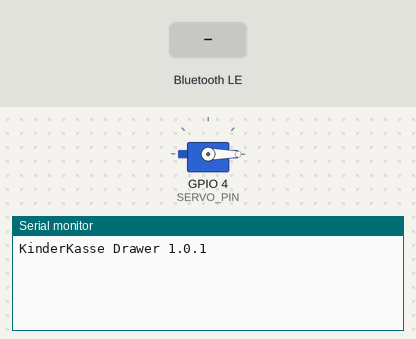
Bench run of a sketch on a simulated ESP32-C3. Parts: servo, the last lines printed to the serial monitor. Inputs (shaded band) come from the test bench. WiFi joins after 1.5 s; servers stay silent unless stated; EEPROM starts erased; nothing arrives over Bluetooth unless stated; a phone connects over Bluetooth LE 3 s after start.

Above: at 3.0 s.
3.1 s: Bluetooth LE write "OPEN" received
At 3.36 s:
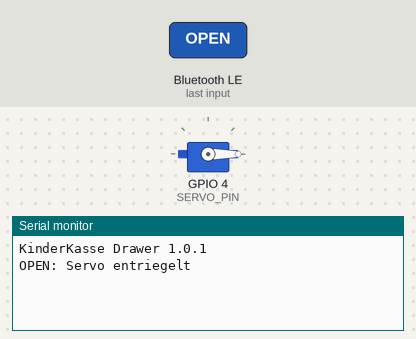
At 4.9 s:
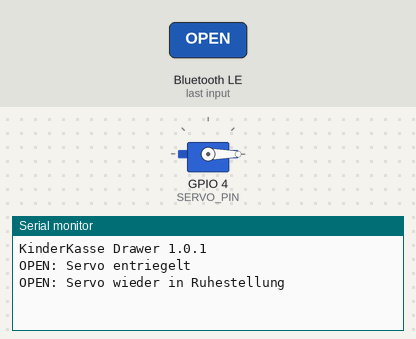

The sketch:

KinderKasseDrawer.ino
```cpp
/*
  KinderKasse Kassenschublade – ESP32-C3 + SG90
  ================================================

  Arduino IDE – benötigte Libraries (Bibliotheksverwalter):
    - NimBLE-Arduino
    - WiFiManager
    - ESP32Servo

  Board in Arduino IDE:
    - ESP32C3 Dev Module (für ESP32-C3 SuperMini)
    - USB CDC On Boot: Enabled, falls vom Board-Menü angeboten

  SG90 Anschluss:
    - Rot: 5 V externe/stabile Versorgung
    - Braun/Schwarz: GND
    - Orange/Gelb: Signal an SERVO_PIN (Standard GPIO4)
    - ESP32-GND und Servo-GND müssen verbunden sein.
    - Empfohlen: 470–1000 uF Elko nahe am Servo zwischen 5 V und GND.

  Die Winkel werden direkt unten im Code eingestellt:
    SERVO_CLOSED_DEG = Verriegelungs-/Ruhestellung
    SERVO_OPEN_DEG   = Entriegelungsstellung
    OPEN_HOLD_MS     = Zeit in Entriegelungsstellung

  Für den ersten Mechaniktest den Servoarm möglichst noch nicht fest montieren.
  So können die Winkel gefahrlos angepasst werden.

  Betriebsarten:
    - Android lokal: BLE-Gerät "KasseDrawer"
    - Docker: WLAN + /api/drawer/command

  Serieller Monitor: 115200 Baud.

  Diese Datei ist der Arduino-IDE-Hauptsketch.
*/

#include <Arduino.h>
#include <WiFi.h>
#include <HTTPClient.h>
#include <WiFiClientSecure.h>
#include <WiFiManager.h>
#include <Preferences.h>
#include <NimBLEDevice.h>
#include <ESP32Servo.h>

static const char *FW_VERSION = "1.0.1";
static const char *BLE_NAME = "KasseDrawer";
static NimBLEUUID SERVICE_UUID("7a0f2001-1b55-4e2a-9c2e-9a6b9f3a2c10");
static NimBLEUUID CMD_UUID("7a0f2002-1b55-4e2a-9c2e-9a6b9f3a2c10");

// Bei Bedarf hier an deine Mechanik anpassen.
static const int SERVO_PIN = 4;
static const int SERVO_CLOSED_DEG = 0;
static const int SERVO_OPEN_DEG = 40;
static const int OPEN_HOLD_MS = 400;

Preferences prefs;
Servo drawerServo;
String serverUrl, cfClientId, cfClientSecret;
unsigned long lastPoll = 0;
long lastCommandVersion = -1;
bool commandVersionInitialized = false;

void openDrawer() {
  Serial.println("OPEN: Servo entriegelt");
  drawerServo.write(SERVO_OPEN_DEG);
  delay(OPEN_HOLD_MS);
  drawerServo.write(SERVO_CLOSED_DEG);
  Serial.println("OPEN: Servo wieder in Ruhestellung");
}

class CommandCallbacks : public NimBLECharacteristicCallbacks {
  void onWrite(NimBLECharacteristic *c, NimBLEConnInfo&) override {
    std::string raw = c->getValue();
    String cmd;
    for (char ch : raw) cmd += ch;
    cmd.trim();
    cmd.toUpperCase();
    if (cmd == "OPEN") openDrawer();
  }
};

void setupBle() {
  NimBLEDevice::init(BLE_NAME);
  auto *server = NimBLEDevice::createServer();
  auto *service = server->createService(SERVICE_UUID);
  auto *cmd = service->createCharacteristic(CMD_UUID, NIMBLE_PROPERTY::WRITE | NIMBLE_PROPERTY::WRITE_NR);
  cmd->setCallbacks(new CommandCallbacks());
  service->start();
  auto *adv = NimBLEDevice::getAdvertising();
  adv->addServiceUUID(SERVICE_UUID);
  adv->setName(BLE_NAME);
  adv->start();
}

int getCommandVersion(const String &body) {
  int pos = body.indexOf("\"version\"");
  if (pos < 0) return -1;
  pos = body.indexOf(':', pos);
  if (pos < 0) return -1;
  pos++;
  while (pos < (int)body.length() && (body[pos] == ' ' || body[pos] == '\t')) pos++;
  return body.substring(pos).toInt();
}

bool pollDrawerCommand() {
  if (serverUrl.length() < 8 || WiFi.status() != WL_CONNECTED) return false;
  String url = serverUrl;
  if (url.endsWith("/")) url.remove(url.length() - 1);
  url += "/api/drawer/command";

  HTTPClient http;
  int code = -1;
  String body;

  if (url.startsWith("https://")) {
    WiFiClientSecure client;
    client.setInsecure(); // TLS verschlüsselt; Zertifikatsprüfung siehe README.
    if (!http.begin(client, url)) return false;
    if (cfClientId.length()) http.addHeader("CF-Access-Client-Id", cfClientId);
    if (cfClientSecret.length()) http.addHeader("CF-Access-Client-Secret", cfClientSecret);
    code = http.GET();
    if (code == 200) body = http.getString();
  } else {
    WiFiClient client;
    if (!http.begin(client, url)) return false;
    if (cfClientId.length()) http.addHeader("CF-Access-Client-Id", cfClientId);
    if (cfClientSecret.length()) http.addHeader("CF-Access-Client-Secret", cfClientSecret);
    code = http.GET();
    if (code == 200) body = http.getString();
  }
  http.end();
  if (code != 200) return false;

  long version = getCommandVersion(body);
  if (version < 0) return false;

  // Beim ersten Kontakt nur synchronisieren. So öffnet die Schublade nach
  // Neustart nicht wegen eines alten OPEN-Befehls.
  if (!commandVersionInitialized) {
    lastCommandVersion = version;
    commandVersionInitialized = true;
    return true;
  }
  if (version > lastCommandVersion) {
    lastCommandVersion = version;
    openDrawer();
  }
  return true;
}

void configurePortal() {
  WiFiManager wm;
  WiFiManagerParameter pUrl("url", "KinderKasse Server URL", serverUrl.c_str(), 120);
  WiFiManagerParameter pId("cfid", "Cloudflare Client ID", cfClientId.c_str(), 120);
  WiFiManagerParameter pSecret("cfsecret", "Cloudflare Client Secret", cfClientSecret.c_str(), 180);
  wm.addParameter(&pUrl);
  wm.addParameter(&pId);
  wm.addParameter(&pSecret);
  wm.setConfigPortalTimeout(240);

  if (wm.autoConnect("KinderKasse-Drawer-Setup")) {
    serverUrl = pUrl.getValue();
    cfClientId = pId.getValue();
    cfClientSecret = pSecret.getValue();
    prefs.putString("server", serverUrl);
    prefs.putString("cfid", cfClientId);
    prefs.putString("cfsecret", cfClientSecret);
  }
}

void setup() {
  Serial.begin(115200);
  Serial.printf("KinderKasse Drawer %s\n", FW_VERSION);

  drawerServo.setPeriodHertz(50);
  drawerServo.attach(SERVO_PIN, 500, 2400);
  drawerServo.write(SERVO_CLOSED_DEG);
  delay(300);

  prefs.begin("kdrawer", false);
  serverUrl = prefs.getString("server", "");
  cfClientId = prefs.getString("cfid", "");
  cfClientSecret = prefs.getString("cfsecret", "");

  setupBle();
  WiFi.mode(WIFI_STA);
  configurePortal();
}

void loop() {
  if (millis() - lastPoll > 700) {
    lastPoll = millis();
    pollDrawerCommand();
  }
  delay(10);
}
```

Measured:
- after the input at 3.1 s, the serial monitor: prints a new line at once (image 1)
